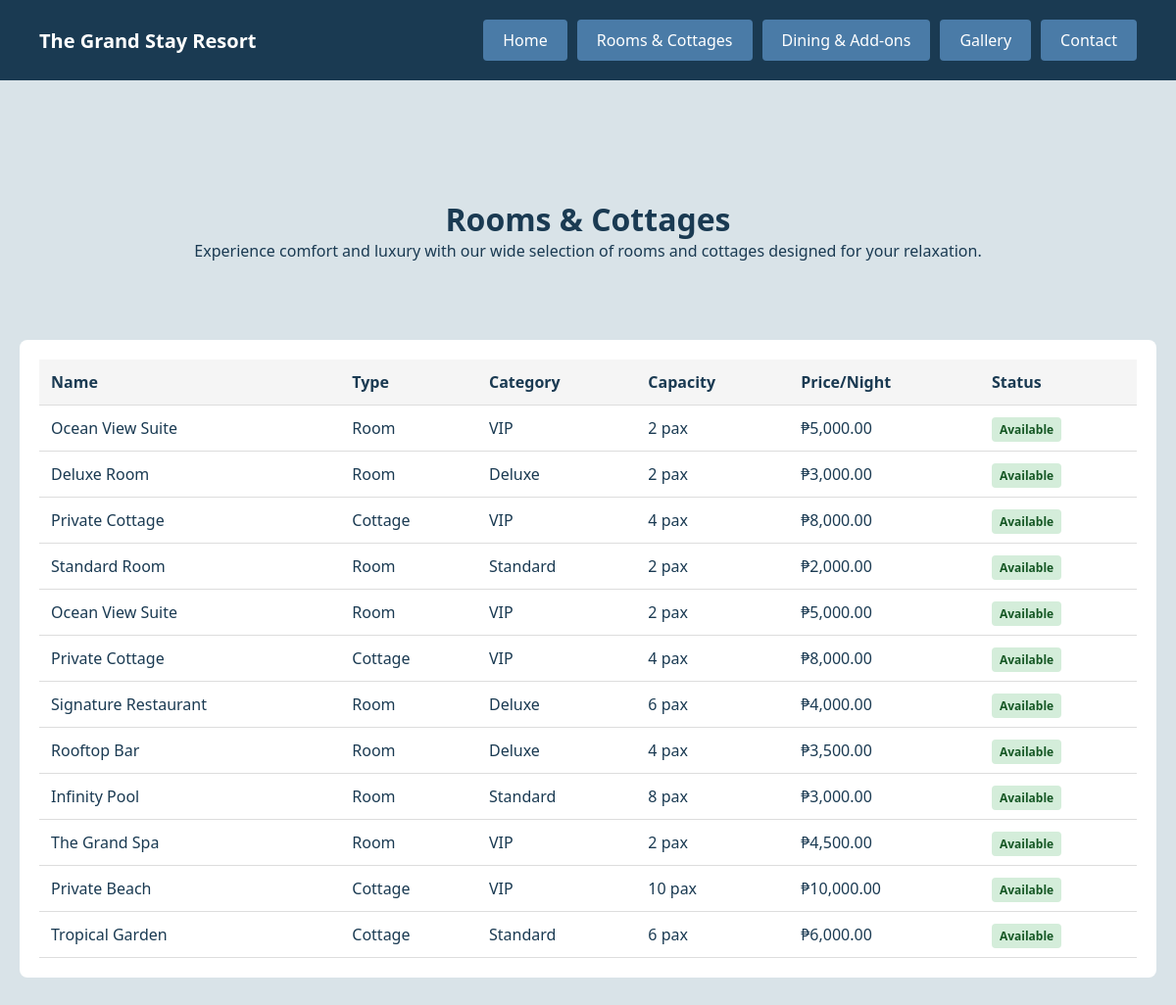
The page /rooms.php on the database its author committed.
### tables this page shows
CREATE TABLE `accommodations` (
  `accommodation_id` int(11) NOT NULL,
  `type` varchar(20) NOT NULL,
  `name` varchar(50) NOT NULL,
  `category` varchar(20) DEFAULT NULL,
  `capacity` int(11) NOT NULL,
  `price_per_night` decimal(10,2) NOT NULL,
  `status` varchar(20) DEFAULT 'Available'
);

### rooms.php (the view, shortened to what this page needs)
<?php
require_once 'config/database.php';
$accommodations = mysqli_query($conn, "SELECT * FROM accommodations WHERE status = 'Available'");
?>
<!DOCTYPE html>
<html lang="en">
<head>
    <link rel="stylesheet" href="assets/css/style.css">
</head>
<body>
    <nav class="navbar">
        <div class="brand">The Grand Stay Resort</div>
        <div class="nav-links">
            <a href="index.php">Home</a>
            <a href="rooms.php">Rooms & Cottages</a>
            <a href="dining.php">Dining & Add-ons</a>
            <a href="gallery.php">Gallery</a>
            <a href="contact.php">Contact</a>
        </div>
    </nav>
    <div class="container">
        <div class="hero-two    ">
            <h1>Rooms & Cottages</h1>
            <p>Experience comfort and luxury with our wide selection of rooms and cottages designed for your relaxation.</p>
        </div>
        <div class="table-container">
            <table>
                <thead>
                    <tr>
                        <th>Name</th>
                        <th>Type</th>
                        <th>Category</th>
                        <th>Capacity</th>
                        <th>Price/Night</th>
                        <th>Status</th>
                    </tr>
                </thead>
                <tbody>
                    <?php while ($room = mysqli_fetch_assoc($accommodations)): ?>
                    <tr>
                        <td><?php echo htmlspecialchars($room['name']); ?></td>
                        <td><?php echo htmlspecialchars($room['type']); ?></td>
                        <td><?php echo htmlspecialchars($room['category']); ?></td>
                        <td><?php echo $room['capacity']; ?> pax</td>
                        <td>₱<?php echo number_format($room['price_per_night'], 2); ?></td>
                        <td><span class="badge badge-success"><?php echo $room['status']; ?></span></td>
                    </tr>
                    <?php endwhile; ?>
                </tbody>
            </table>
        </div>
    </div>
</body>
</html>

### assets/css/style.css (style rules this page uses)
* { margin: 0; padding: 0; box-sizing: border-box; }
body { font-family: 'Segoe UI', Tahoma, Geneva, Verdana, sans-serif; background: #d9e3e8; color: #1a3a52; }
.navbar { background: #1a3a52; padding: 20px 40px; display: flex; justify-content: space-between; align-items: center; }
.navbar .brand { color: white; font-size: 20px; font-weight: bold; }
.navbar .nav-links { display: flex; gap: 10px; }
.navbar .nav-links a { color: white; text-decoration: none; padding: 10px 20px; background: #4a7ba7; border-radius: 4px; transition: background 0.3s; }
.container { max-width: 1200px; margin: 0 auto; padding: 40px 20px; }
.hero-two { text-align: center; padding: 80px 20px; }
.table-container { background: white; padding: 20px; border-radius: 8px; overflow-x: auto; }
table { width: 100%; border-collapse: collapse; }
table th, table td { padding: 12px; text-align: left; border-bottom: 1px solid #ddd; }
table th { background: #f5f5f5; font-weight: 600; color: #1a3a52; }
.badge { padding: 4px 8px; border-radius: 4px; font-size: 12px; font-weight: 600; }
.badge-success { background: #d4edda; color: #155724; }

### rows shown on the page
accommodations: name "Ocean View Suite", type "Room", category "VIP", capacity "2", price_per_night "5,000.00", status "Available"
accommodations: name "Deluxe Room", type "Room", category "Deluxe", capacity "2", price_per_night "3,000.00", status "Available"
accommodations: name "Private Cottage", type "Cottage", category "VIP", capacity "4", price_per_night "8,000.00", status "Available"
accommodations: name "Standard Room", type "Room", category "Standard", capacity "2", price_per_night "2,000.00", status "Available"
accommodations: name "Ocean View Suite", type "Room", category "VIP", capacity "2", price_per_night "5,000.00", status "Available"
accommodations: name "Private Cottage", type "Cottage", category "VIP", capacity "4", price_per_night "8,000.00", status "Available"
accommodations: name "Signature Restaurant", type "Room", category "Deluxe", capacity "6", price_per_night "4,000.00", status "Available"
accommodations: name "Rooftop Bar", type "Room", category "Deluxe", capacity "4", price_per_night "3,500.00", status "Available"
accommodations: name "Infinity Pool", type "Room", category "Standard", capacity "8", price_per_night "3,000.00", status "Available"
accommodations: name "The Grand Spa", type "Room", category "VIP", capacity "2", price_per_night "4,500.00", status "Available"
accommodations: name "Private Beach", type "Cottage", category "VIP", capacity "10", price_per_night "10,000.00", status "Available"
accommodations: name "Tropical Garden", type "Cottage", category "Standard", capacity "6", price_per_night "6,000.00", status "Available"
